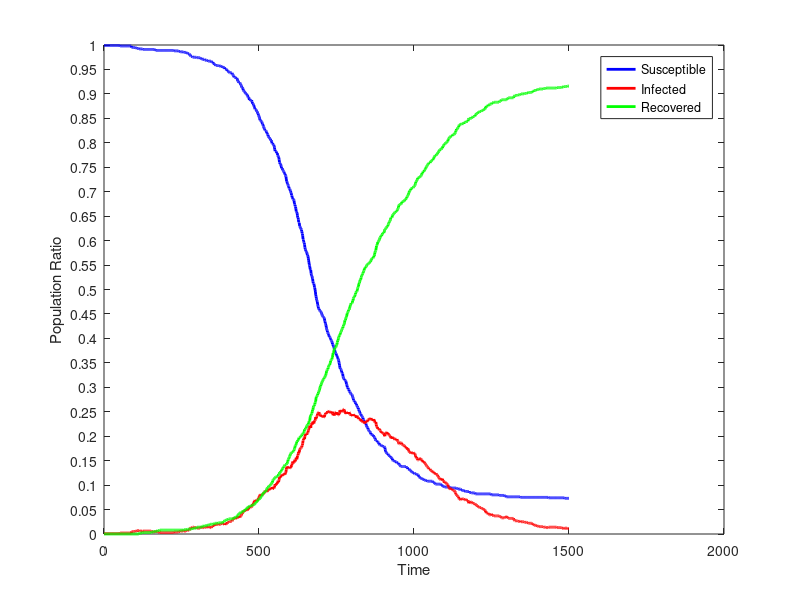

Source code (MATLAB):
dynamics = [
999.0,1.0,0.0;
999.0,1.0,0.0;
999.0,1.0,0.0;
999.0,1.0,0.0;
999.0,1.0,0.0;
999.0,1.0,0.0;
999.0,1.0,0.0;
999.0,1.0,0.0;
999.0,1.0,0.0;
999.0,1.0,0.0;
999.0,1.0,0.0;
999.0,1.0,0.0;
999.0,1.0,0.0;
999.0,1.0,0.0;
999.0,1.0,0.0;
999.0,1.0,0.0;
999.0,1.0,0.0;
999.0,1.0,0.0;
999.0,1.0,0.0;
999.0,1.0,0.0;
999.0,1.0,0.0;
999.0,1.0,0.0;
999.0,1.0,0.0;
999.0,1.0,0.0;
999.0,1.0,0.0;
999.0,1.0,0.0;
999.0,1.0,0.0;
999.0,1.0,0.0;
999.0,1.0,0.0;
999.0,1.0,0.0;
999.0,1.0,0.0;
999.0,1.0,0.0;
999.0,1.0,0.0;
999.0,1.0,0.0;
999.0,1.0,0.0;
999.0,1.0,0.0;
999.0,1.0,0.0;
999.0,1.0,0.0;
999.0,1.0,0.0;
999.0,1.0,0.0;
999.0,1.0,0.0;
999.0,1.0,0.0;
999.0,1.0,0.0;
999.0,1.0,0.0;
999.0,1.0,0.0;
999.0,1.0,0.0;
999.0,1.0,0.0;
999.0,1.0,0.0;
999.0,1.0,0.0;
999.0,1.0,0.0;
999.0,1.0,0.0;
999.0,1.0,0.0;
998.0,2.0,0.0;
998.0,2.0,0.0;
998.0,2.0,0.0;
998.0,2.0,0.0;
998.0,2.0,0.0;
998.0,2.0,0.0;
998.0,2.0,0.0;
998.0,2.0,0.0;
998.0,2.0,0.0;
998.0,2.0,0.0;
998.0,2.0,0.0;
998.0,2.0,0.0;
998.0,2.0,0.0;
998.0,2.0,0.0;
998.0,2.0,0.0;
998.0,2.0,0.0;
998.0,2.0,0.0;
998.0,2.0,0.0;
998.0,2.0,0.0;
998.0,2.0,0.0;
998.0,2.0,0.0;
998.0,2.0,0.0;
998.0,2.0,0.0;
998.0,2.0,0.0;
998.0,2.0,0.0;
998.0,2.0,0.0;
998.0,2.0,0.0;
998.0,2.0,0.0;
998.0,2.0,0.0;
998.0,2.0,0.0;
998.0,2.0,0.0;
998.0,2.0,0.0;
998.0,2.0,0.0;
998.0,2.0,0.0;
998.0,2.0,0.0;
998.0,2.0,0.0;
998.0,2.0,0.0;
995.0,5.0,0.0;
995.0,5.0,0.0;
995.0,5.0,0.0;
995.0,5.0,0.0;
995.0,5.0,0.0;
995.0,5.0,0.0;
995.0,5.0,0.0;
995.0,5.0,0.0;
995.0,5.0,0.0;
995.0,5.0,0.0;
995.0,5.0,0.0;
995.0,5.0,0.0;
995.0,5.0,0.0;
994.0,6.0,0.0;
994.0,6.0,0.0;
994.0,6.0,0.0;
994.0,6.0,0.0;
993.0,7.0,0.0;
993.0,7.0,0.0;
993.0,7.0,0.0;
993.0,7.0,0.0;
993.0,7.0,0.0;
993.0,7.0,0.0;
993.0,7.0,0.0;
992.0,7.0,1.0;
992.0,6.0,2.0;
992.0,6.0,2.0;
992.0,6.0,2.0;
992.0,6.0,2.0;
992.0,6.0,2.0;
992.0,6.0,2.0;
992.0,6.0,2.0;
992.0,6.0,2.0;
992.0,6.0,2.0;
992.0,6.0,2.0;
992.0,5.0,3.0;
991.0,6.0,3.0;
991.0,6.0,3.0;
991.0,6.0,3.0;
991.0,6.0,3.0;
991.0,6.0,3.0;
991.0,6.0,3.0;
991.0,6.0,3.0;
991.0,6.0,3.0;
991.0,6.0,3.0;
991.0,6.0,3.0;
991.0,6.0,3.0;
991.0,6.0,3.0;
991.0,6.0,3.0;
991.0,6.0,3.0;
991.0,6.0,3.0;
991.0,6.0,3.0;
991.0,6.0,3.0;
991.0,6.0,3.0;
991.0,6.0,3.0;
991.0,6.0,3.0;
991.0,6.0,3.0;
991.0,6.0,3.0;
991.0,6.0,3.0;
991.0,6.0,3.0;
991.0,6.0,3.0;
991.0,6.0,3.0;
991.0,6.0,3.0;
991.0,6.0,3.0;
991.0,5.0,4.0;
991.0,5.0,4.0;
991.0,5.0,4.0;
991.0,5.0,4.0;
991.0,5.0,4.0;
991.0,5.0,4.0;
991.0,5.0,4.0;
991.0,4.0,5.0;
991.0,4.0,5.0;
991.0,4.0,5.0;
991.0,4.0,5.0;
990.0,5.0,5.0;
990.0,5.0,5.0;
990.0,5.0,5.0;
989.0,6.0,5.0;
989.0,5.0,6.0;
989.0,5.0,6.0;
989.0,5.0,6.0;
989.0,5.0,6.0;
989.0,5.0,6.0;
989.0,5.0,6.0;
989.0,4.0,7.0;
989.0,4.0,7.0;
989.0,4.0,7.0;
989.0,4.0,7.0;
989.0,4.0,7.0;
989.0,4.0,7.0;
989.0,3.0,8.0;
989.0,3.0,8.0;
989.0,3.0,8.0;
989.0,3.0,8.0;
989.0,3.0,8.0;
989.0,3.0,8.0;
989.0,3.0,8.0;
989.0,3.0,8.0;
989.0,3.0,8.0;
989.0,3.0,8.0;
989.0,3.0,8.0;
989.0,3.0,8.0;
989.0,3.0,8.0;
989.0,3.0,8.0;
989.0,3.0,8.0;
989.0,3.0,8.0;
989.0,3.0,8.0;
989.0,3.0,8.0;
989.0,3.0,8.0;
989.0,3.0,8.0;
989.0,3.0,8.0;
989.0,3.0,8.0;
989.0,3.0,8.0;
989.0,3.0,8.0;
989.0,3.0,8.0;
989.0,3.0,8.0;
989.0,3.0,8.0;
989.0,3.0,8.0;
989.0,3.0,8.0;
989.0,3.0,8.0;
989.0,3.0,8.0;
989.0,3.0,8.0;
989.0,3.0,8.0;
989.0,3.0,8.0;
989.0,3.0,8.0;
989.0,3.0,8.0;
989.0,3.0,8.0;
989.0,3.0,8.0;
989.0,3.0,8.0;
989.0,3.0,8.0;
989.0,3.0,8.0;
989.0,3.0,8.0;
989.0,3.0,8.0;
989.0,3.0,8.0;
989.0,3.0,8.0;
989.0,3.0,8.0;
988.0,4.0,8.0;
988.0,4.0,8.0;
988.0,4.0,8.0;
988.0,4.0,8.0;
988.0,4.0,8.0;
988.0,4.0,8.0;
988.0,4.0,8.0;
988.0,4.0,8.0;
988.0,4.0,8.0;
988.0,4.0,8.0;
988.0,4.0,8.0;
988.0,4.0,8.0;
988.0,4.0,8.0;
988.0,4.0,8.0;
988.0,4.0,8.0;
987.0,5.0,8.0;
987.0,5.0,8.0;
987.0,5.0,8.0;
987.0,5.0,8.0;
987.0,5.0,8.0;
986.0,6.0,8.0;
986.0,6.0,8.0;
986.0,6.0,8.0;
986.0,6.0,8.0;
986.0,6.0,8.0;
986.0,6.0,8.0;
986.0,6.0,8.0;
986.0,6.0,8.0;
986.0,6.0,8.0;
986.0,6.0,8.0;
986.0,6.0,8.0;
985.0,7.0,8.0;
985.0,6.0,9.0;
985.0,6.0,9.0;
985.0,6.0,9.0;
985.0,6.0,9.0;
985.0,6.0,9.0;
985.0,6.0,9.0;
985.0,6.0,9.0;
985.0,6.0,9.0;
984.0,7.0,9.0;
984.0,7.0,9.0;
984.0,7.0,9.0;
983.0,8.0,9.0;
983.0,7.0,10.0;
982.0,8.0,10.0;
982.0,8.0,10.0;
982.0,8.0,10.0;
982.0,8.0,10.0;
982.0,8.0,10.0;
981.0,9.0,10.0;
980.0,10.0,10.0;
979.0,11.0,10.0;
978.0,12.0,10.0;
977.0,13.0,10.0;
977.0,13.0,10.0;
977.0,13.0,10.0;
977.0,12.0,11.0;
977.0,12.0,11.0;
976.0,13.0,11.0;
975.0,14.0,11.0;
975.0,14.0,11.0;
975.0,14.0,11.0;
975.0,14.0,11.0;
975.0,14.0,11.0;
975.0,13.0,12.0;
975.0,13.0,12.0;
975.0,13.0,12.0;
975.0,13.0,12.0;
975.0,13.0,12.0;
975.0,13.0,12.0;
975.0,13.0,12.0;
975.0,13.0,12.0;
974.0,13.0,13.0;
974.0,12.0,14.0;
974.0,12.0,14.0;
974.0,12.0,14.0;
974.0,12.0,14.0;
974.0,12.0,14.0;
974.0,12.0,14.0;
974.0,12.0,14.0;
974.0,12.0,14.0;
974.0,12.0,14.0;
974.0,12.0,14.0;
974.0,12.0,14.0;
973.0,13.0,14.0;
973.0,13.0,14.0;
972.0,14.0,14.0;
972.0,14.0,14.0;
971.0,15.0,14.0;
971.0,14.0,15.0;
971.0,13.0,16.0;
971.0,13.0,16.0;
971.0,13.0,16.0;
971.0,13.0,16.0;
971.0,13.0,16.0;
971.0,13.0,16.0;
971.0,13.0,16.0;
970.0,14.0,16.0;
969.0,14.0,17.0;
969.0,14.0,17.0;
969.0,14.0,17.0;
969.0,14.0,17.0;
969.0,14.0,17.0;
969.0,14.0,17.0;
969.0,14.0,17.0;
968.0,15.0,17.0;
968.0,14.0,18.0;
968.0,14.0,18.0;
968.0,14.0,18.0;
967.0,15.0,18.0;
967.0,15.0,18.0;
967.0,14.0,19.0;
967.0,14.0,19.0;
967.0,14.0,19.0;
967.0,14.0,19.0;
967.0,13.0,20.0;
967.0,13.0,20.0;
967.0,13.0,20.0;
967.0,13.0,20.0;
966.0,14.0,20.0;
966.0,14.0,20.0;
965.0,15.0,20.0;
965.0,15.0,20.0;
965.0,15.0,20.0;
965.0,15.0,20.0;
963.0,17.0,20.0;
963.0,17.0,20.0;
962.0,17.0,21.0;
962.0,17.0,21.0;
960.0,19.0,21.0;
960.0,18.0,22.0;
960.0,18.0,22.0;
959.0,19.0,22.0;
959.0,19.0,22.0;
958.0,20.0,22.0;
958.0,20.0,22.0;
958.0,20.0,22.0;
958.0,20.0,22.0;
958.0,20.0,22.0;
958.0,20.0,22.0;
958.0,20.0,22.0;
958.0,20.0,22.0;
958.0,19.0,23.0;
958.0,19.0,23.0;
957.0,20.0,23.0;
957.0,20.0,23.0;
957.0,20.0,23.0;
957.0,20.0,23.0;
957.0,20.0,23.0;
957.0,20.0,23.0;
957.0,20.0,23.0;
956.0,21.0,23.0;
956.0,21.0,23.0;
956.0,21.0,23.0;
956.0,21.0,23.0;
955.0,22.0,23.0;
955.0,22.0,23.0;
955.0,21.0,24.0;
954.0,21.0,25.0;
954.0,21.0,25.0;
954.0,21.0,25.0;
954.0,20.0,26.0;
954.0,19.0,27.0;
951.0,21.0,28.0;
951.0,21.0,28.0;
951.0,21.0,28.0;
951.0,20.0,29.0;
951.0,20.0,29.0;
950.0,21.0,29.0;
950.0,21.0,29.0;
949.0,22.0,29.0;
947.0,24.0,29.0;
947.0,24.0,29.0;
947.0,24.0,29.0;
946.0,24.0,30.0;
945.0,24.0,31.0;
945.0,24.0,31.0;
944.0,25.0,31.0;
943.0,26.0,31.0;
943.0,26.0,31.0;
943.0,26.0,31.0;
943.0,26.0,31.0;
943.0,26.0,31.0;
943.0,26.0,31.0;
943.0,26.0,31.0;
943.0,26.0,31.0;
943.0,26.0,31.0;
941.0,28.0,31.0;
940.0,29.0,31.0;
939.0,30.0,31.0;
938.0,31.0,31.0;
937.0,32.0,31.0;
935.0,32.0,33.0;
934.0,33.0,33.0;
934.0,32.0,34.0;
934.0,32.0,34.0;
934.0,32.0,34.0;
934.0,32.0,34.0;
934.0,31.0,35.0;
933.0,32.0,35.0;
932.0,33.0,35.0;
932.0,33.0,35.0;
932.0,32.0,36.0;
930.0,34.0,36.0;
927.0,36.0,37.0;
926.0,36.0,38.0;
926.0,34.0,40.0;
925.0,34.0,41.0;
923.0,36.0,41.0;
923.0,35.0,42.0;
923.0,35.0,42.0;
923.0,34.0,43.0;
922.0,35.0,43.0;
921.0,36.0,43.0;
919.0,37.0,44.0;
918.0,37.0,45.0;
917.0,38.0,45.0;
915.0,40.0,45.0;
913.0,42.0,45.0;
913.0,42.0,45.0;
913.0,42.0,45.0;
911.0,44.0,45.0;
908.0,47.0,45.0;
907.0,47.0,46.0;
906.0,46.0,48.0;
905.0,47.0,48.0;
905.0,47.0,48.0;
904.0,48.0,48.0;
903.0,48.0,49.0;
901.0,48.0,51.0;
901.0,48.0,51.0;
900.0,49.0,51.0;
900.0,49.0,51.0;
900.0,48.0,52.0;
899.0,49.0,52.0;
897.0,51.0,52.0;
897.0,49.0,54.0;
895.0,50.0,55.0;
893.0,52.0,55.0;
893.0,51.0,56.0;
893.0,51.0,56.0;
890.0,54.0,56.0;
888.0,56.0,56.0;
888.0,55.0,57.0;
888.0,55.0,57.0;
887.0,56.0,57.0;
887.0,56.0,57.0;
887.0,55.0,58.0;
887.0,55.0,58.0;
887.0,55.0,58.0;
885.0,56.0,59.0;
884.0,57.0,59.0;
880.0,61.0,59.0;
880.0,61.0,59.0;
880.0,61.0,59.0;
878.0,63.0,59.0;
877.0,63.0,60.0;
875.0,65.0,60.0;
873.0,67.0,60.0;
871.0,68.0,61.0;
869.0,69.0,62.0;
869.0,68.0,63.0;
869.0,67.0,64.0;
868.0,68.0,64.0;
867.0,69.0,64.0;
866.0,68.0,66.0;
864.0,70.0,66.0;
864.0,70.0,66.0;
862.0,70.0,68.0;
860.0,70.0,70.0;
860.0,70.0,70.0;
857.0,73.0,70.0;
856.0,73.0,71.0;
854.0,75.0,71.0;
852.0,77.0,71.0;
850.0,78.0,72.0;
847.0,80.0,73.0;
846.0,81.0,73.0;
846.0,80.0,74.0;
845.0,80.0,75.0;
844.0,79.0,77.0;
844.0,79.0,77.0;
843.0,80.0,77.0;
841.0,80.0,79.0;
839.0,80.0,81.0;
838.0,81.0,81.0;
836.0,81.0,83.0;
834.0,83.0,83.0;
833.0,84.0,83.0;
831.0,83.0,86.0;
829.0,85.0,86.0;
828.0,86.0,86.0;
826.0,87.0,87.0;
825.0,88.0,87.0;
825.0,88.0,87.0;
825.0,87.0,88.0;
824.0,87.0,89.0;
823.0,87.0,90.0;
820.0,89.0,91.0;
820.0,87.0,93.0;
818.0,87.0,95.0;
817.0,88.0,95.0;
816.0,89.0,95.0;
813.0,91.0,96.0;
812.0,91.0,97.0;
811.0,92.0,97.0;
811.0,90.0,99.0;
809.0,92.0,99.0;
809.0,92.0,99.0;
808.0,92.0,100.0;
807.0,93.0,100.0;
805.0,94.0,101.0;
805.0,93.0,102.0;
805.0,92.0,103.0;
802.0,94.0,104.0;
799.0,96.0,105.0;
799.0,96.0,105.0;
799.0,92.0,109.0;
797.0,93.0,110.0;
796.0,93.0,111.0;
796.0,93.0,111.0;
795.0,93.0,112.0;
793.0,94.0,113.0;
790.0,96.0,114.0;
786.0,99.0,115.0;
783.0,102.0,115.0;
783.0,101.0,116.0;
783.0,100.0,117.0;
782.0,101.0,117.0;
782.0,101.0,117.0;
779.0,104.0,117.0;
779.0,103.0,118.0;
779.0,103.0,118.0;
775.0,107.0,118.0;
774.0,108.0,118.0;
772.0,108.0,120.0;
772.0,106.0,122.0;
769.0,109.0,122.0;
766.0,111.0,123.0;
760.0,116.0,124.0;
759.0,115.0,126.0;
757.0,117.0,126.0;
757.0,117.0,126.0;
756.0,116.0,128.0;
753.0,119.0,128.0;
751.0,120.0,129.0;
748.0,121.0,131.0;
748.0,121.0,131.0;
748.0,119.0,133.0;
745.0,121.0,134.0;
744.0,121.0,135.0;
743.0,122.0,135.0;
742.0,121.0,137.0;
741.0,121.0,138.0;
740.0,122.0,138.0;
738.0,123.0,139.0;
736.0,124.0,140.0;
736.0,122.0,142.0;
734.0,124.0,142.0;
733.0,125.0,142.0;
731.0,127.0,142.0;
726.0,132.0,142.0;
721.0,136.0,143.0;
721.0,135.0,144.0;
718.0,138.0,144.0;
716.0,137.0,147.0;
715.0,136.0,149.0;
713.0,135.0,152.0;
712.0,135.0,153.0;
710.0,136.0,154.0;
707.0,137.0,156.0;
706.0,136.0,158.0;
706.0,135.0,159.0;
704.0,136.0,160.0;
702.0,135.0,163.0;
701.0,135.0,164.0;
698.0,137.0,165.0;
697.0,137.0,166.0;
693.0,141.0,166.0;
692.0,141.0,167.0;
689.0,144.0,167.0;
687.0,146.0,167.0;
685.0,148.0,167.0;
685.0,146.0,169.0;
685.0,145.0,170.0;
684.0,146.0,170.0;
682.0,146.0,172.0;
677.0,150.0,173.0;
674.0,151.0,175.0;
673.0,149.0,178.0;
670.0,149.0,181.0;
669.0,150.0,181.0;
665.0,153.0,182.0;
660.0,156.0,184.0;
658.0,156.0,186.0;
658.0,153.0,189.0;
656.0,155.0,189.0;
651.0,160.0,189.0;
647.0,161.0,192.0;
647.0,161.0,192.0;
643.0,165.0,192.0;
638.0,168.0,194.0;
637.0,166.0,197.0;
636.0,167.0,197.0;
630.0,173.0,197.0;
629.0,173.0,198.0;
627.0,175.0,198.0;
625.0,176.0,199.0;
625.0,176.0,199.0;
623.0,176.0,201.0;
622.0,177.0,201.0;
619.0,178.0,203.0;
615.0,181.0,204.0;
614.0,182.0,204.0;
610.0,185.0,205.0;
603.0,191.0,206.0;
602.0,192.0,206.0;
599.0,195.0,206.0;
596.0,196.0,208.0;
595.0,195.0,210.0;
592.0,194.0,214.0;
586.0,200.0,214.0;
583.0,203.0,214.0;
582.0,202.0,216.0;
579.0,205.0,216.0;
578.0,205.0,217.0;
576.0,204.0,220.0;
576.0,203.0,221.0;
573.0,205.0,222.0;
571.0,206.0,223.0;
570.0,206.0,224.0;
568.0,208.0,224.0;
564.0,212.0,224.0;
560.0,213.0,227.0;
556.0,215.0,229.0;
552.0,217.0,231.0;
549.0,220.0,231.0;
546.0,221.0,233.0;
542.0,219.0,239.0;
540.0,219.0,241.0;
540.0,217.0,243.0;
533.0,224.0,243.0;
530.0,225.0,245.0;
528.0,226.0,246.0;
527.0,226.0,247.0;
524.0,225.0,251.0;
522.0,224.0,254.0;
516.0,230.0,254.0;
513.0,228.0,259.0;
512.0,227.0,261.0;
512.0,226.0,262.0;
509.0,229.0,262.0;
504.0,232.0,264.0;
503.0,232.0,265.0;
499.0,232.0,269.0;
495.0,235.0,270.0;
489.0,239.0,272.0;
486.0,236.0,278.0;
482.0,237.0,281.0;
479.0,240.0,281.0;
477.0,241.0,282.0;
475.0,242.0,283.0;
470.0,246.0,284.0;
467.0,246.0,287.0;
465.0,248.0,287.0;
461.0,249.0,290.0;
460.0,249.0,291.0;
460.0,247.0,293.0;
458.0,247.0,295.0;
457.0,246.0,297.0;
456.0,244.0,300.0;
456.0,242.0,302.0;
455.0,243.0,302.0;
454.0,240.0,306.0;
453.0,241.0,306.0;
451.0,241.0,308.0;
449.0,241.0,310.0;
447.0,241.0,312.0;
446.0,242.0,312.0;
445.0,241.0,314.0;
444.0,240.0,316.0;
444.0,239.0,317.0;
443.0,240.0,317.0;
442.0,239.0,319.0;
441.0,239.0,320.0;
436.0,244.0,320.0;
434.0,244.0,322.0;
431.0,245.0,324.0;
429.0,247.0,324.0;
427.0,246.0,327.0;
423.0,248.0,329.0;
420.0,247.0,333.0;
418.0,248.0,334.0;
416.0,248.0,336.0;
413.0,251.0,336.0;
412.0,251.0,337.0;
410.0,250.0,340.0;
409.0,250.0,341.0;
407.0,250.0,343.0;
405.0,250.0,345.0;
403.0,251.0,346.0;
403.0,251.0,346.0;
402.0,250.0,348.0;
401.0,249.0,350.0;
399.0,247.0,354.0;
397.0,248.0,355.0;
396.0,248.0,356.0;
395.0,249.0,356.0;
394.0,249.0,357.0;
392.0,248.0,360.0;
388.0,250.0,362.0;
387.0,247.0,366.0;
387.0,243.0,370.0;
385.0,245.0,370.0;
383.0,245.0,372.0;
381.0,243.0,376.0;
378.0,244.0,378.0;
377.0,243.0,380.0;
374.0,245.0,381.0;
371.0,248.0,381.0;
370.0,249.0,381.0;
369.0,249.0,382.0;
369.0,247.0,384.0;
366.0,248.0,386.0;
364.0,249.0,387.0;
364.0,245.0,391.0;
362.0,246.0,392.0;
360.0,244.0,396.0;
358.0,246.0,396.0;
357.0,243.0,400.0;
355.0,243.0,402.0;
351.0,246.0,403.0;
348.0,246.0,406.0;
345.0,248.0,407.0;
340.0,253.0,407.0;
338.0,253.0,409.0;
338.0,250.0,412.0;
337.0,250.0,413.0;
336.0,250.0,414.0;
334.0,250.0,416.0;
331.0,251.0,418.0;
329.0,252.0,419.0;
329.0,251.0,420.0;
328.0,251.0,421.0;
322.0,254.0,424.0;
320.0,255.0,425.0;
318.0,255.0,427.0;
317.0,255.0,428.0;
317.0,253.0,430.0;
315.0,253.0,432.0;
315.0,248.0,437.0;
314.0,249.0,437.0;
314.0,248.0,438.0;
313.0,246.0,441.0;
311.0,246.0,443.0;
307.0,249.0,444.0;
306.0,248.0,446.0;
303.0,247.0,450.0;
300.0,248.0,452.0;
299.0,248.0,453.0;
299.0,247.0,454.0;
296.0,249.0,455.0;
296.0,246.0,458.0;
295.0,246.0,459.0;
292.0,249.0,459.0;
291.0,248.0,461.0;
291.0,245.0,464.0;
289.0,245.0,466.0;
288.0,244.0,468.0;
287.0,244.0,469.0;
286.0,242.0,472.0;
286.0,242.0,472.0;
285.0,243.0,472.0;
285.0,243.0,472.0;
283.0,244.0,473.0;
281.0,242.0,477.0;
279.0,244.0,477.0;
277.0,242.0,481.0;
274.0,244.0,482.0;
273.0,243.0,484.0;
272.0,243.0,485.0;
272.0,243.0,485.0;
270.0,243.0,487.0;
270.0,241.0,489.0;
269.0,241.0,490.0;
266.0,241.0,493.0;
266.0,240.0,494.0;
266.0,238.0,496.0;
263.0,241.0,496.0;
262.0,242.0,496.0;
261.0,240.0,499.0;
259.0,239.0,502.0;
258.0,238.0,504.0;
258.0,237.0,505.0;
255.0,238.0,507.0;
254.0,235.0,511.0;
252.0,235.0,513.0;
251.0,235.0,514.0;
249.0,235.0,516.0;
247.0,234.0,519.0;
246.0,234.0,520.0;
245.0,235.0,520.0;
245.0,231.0,524.0;
242.0,233.0,525.0;
241.0,232.0,527.0;
241.0,230.0,529.0;
240.0,230.0,530.0;
239.0,229.0,532.0;
238.0,229.0,533.0;
235.0,231.0,534.0;
234.0,229.0,537.0;
233.0,229.0,538.0;
231.0,230.0,539.0;
230.0,228.0,542.0;
230.0,226.0,544.0;
229.0,227.0,544.0;
227.0,229.0,544.0;
226.0,228.0,546.0;
226.0,228.0,546.0;
222.0,231.0,547.0;
220.0,231.0,549.0;
220.0,230.0,550.0;
218.0,231.0,551.0;
218.0,230.0,552.0;
217.0,231.0,552.0;
214.0,234.0,552.0;
213.0,234.0,553.0;
212.0,235.0,553.0;
211.0,235.0,554.0;
210.0,236.0,554.0;
210.0,235.0,555.0;
209.0,235.0,556.0;
208.0,235.0,557.0;
207.0,236.0,557.0;
204.0,237.0,559.0;
204.0,235.0,561.0;
203.0,234.0,563.0;
203.0,234.0,563.0;
203.0,233.0,564.0;
203.0,233.0,564.0;
202.0,234.0,564.0;
202.0,234.0,564.0;
202.0,232.0,566.0;
199.0,235.0,566.0;
199.0,232.0,569.0;
198.0,233.0,569.0;
197.0,231.0,572.0;
196.0,228.0,576.0;
194.0,228.0,578.0;
193.0,228.0,579.0;
191.0,229.0,580.0;
191.0,224.0,585.0;
191.0,220.0,589.0;
191.0,219.0,590.0;
190.0,219.0,591.0;
188.0,219.0,593.0;
188.0,215.0,597.0;
188.0,215.0,597.0;
187.0,215.0,598.0;
186.0,215.0,599.0;
186.0,214.0,600.0;
183.0,215.0,602.0;
182.0,214.0,604.0;
182.0,212.0,606.0;
182.0,212.0,606.0;
182.0,211.0,607.0;
182.0,209.0,609.0;
182.0,208.0,610.0;
181.0,209.0,610.0;
181.0,207.0,612.0;
180.0,208.0,612.0;
180.0,207.0,613.0;
179.0,206.0,615.0;
179.0,206.0,615.0;
179.0,205.0,616.0;
179.0,205.0,616.0;
179.0,205.0,616.0;
179.0,203.0,618.0;
178.0,201.0,621.0;
177.0,200.0,623.0;
173.0,204.0,623.0;
170.0,206.0,624.0;
168.0,207.0,625.0;
167.0,207.0,626.0;
166.0,208.0,626.0;
165.0,208.0,627.0;
165.0,206.0,629.0;
164.0,207.0,629.0;
164.0,207.0,629.0;
164.0,204.0,632.0;
162.0,205.0,633.0;
161.0,204.0,635.0;
161.0,203.0,636.0;
160.0,202.0,638.0;
159.0,202.0,639.0;
159.0,201.0,640.0;
159.0,200.0,641.0;
157.0,200.0,643.0;
157.0,197.0,646.0;
157.0,196.0,647.0;
156.0,197.0,647.0;
156.0,197.0,647.0;
154.0,199.0,647.0;
154.0,195.0,651.0;
151.0,196.0,653.0;
150.0,197.0,653.0;
150.0,197.0,653.0;
150.0,196.0,654.0;
149.0,196.0,655.0;
149.0,195.0,656.0;
149.0,194.0,657.0;
149.0,193.0,658.0;
148.0,194.0,658.0;
148.0,194.0,658.0;
148.0,194.0,658.0;
148.0,192.0,660.0;
148.0,192.0,660.0;
146.0,194.0,660.0;
145.0,194.0,661.0;
145.0,192.0,663.0;
145.0,191.0,664.0;
145.0,190.0,665.0;
145.0,189.0,666.0;
145.0,187.0,668.0;
143.0,185.0,672.0;
143.0,184.0,673.0;
142.0,184.0,674.0;
141.0,185.0,674.0;
140.0,186.0,674.0;
139.0,187.0,674.0;
138.0,187.0,675.0;
138.0,187.0,675.0;
138.0,187.0,675.0;
138.0,186.0,676.0;
138.0,183.0,679.0;
138.0,183.0,679.0;
138.0,182.0,680.0;
138.0,182.0,680.0;
138.0,182.0,680.0;
138.0,182.0,680.0;
138.0,181.0,681.0;
138.0,181.0,681.0;
138.0,181.0,681.0;
138.0,180.0,682.0;
138.0,178.0,684.0;
138.0,178.0,684.0;
138.0,178.0,684.0;
138.0,176.0,686.0;
137.0,177.0,686.0;
136.0,177.0,687.0;
136.0,175.0,689.0;
136.0,174.0,690.0;
136.0,173.0,691.0;
133.0,175.0,692.0;
133.0,174.0,693.0;
133.0,173.0,694.0;
133.0,170.0,697.0;
133.0,169.0,698.0;
132.0,167.0,701.0;
131.0,167.0,702.0;
131.0,167.0,702.0;
130.0,167.0,703.0;
130.0,167.0,703.0;
129.0,165.0,706.0;
128.0,166.0,706.0;
127.0,166.0,707.0;
127.0,166.0,707.0;
126.0,166.0,708.0;
126.0,166.0,708.0;
126.0,166.0,708.0;
125.0,167.0,708.0;
125.0,166.0,709.0;
125.0,165.0,710.0;
125.0,164.0,711.0;
124.0,165.0,711.0;
123.0,165.0,712.0;
123.0,164.0,713.0;
123.0,162.0,715.0;
123.0,160.0,717.0;
123.0,157.0,720.0;
123.0,156.0,721.0;
122.0,157.0,721.0;
122.0,155.0,723.0;
122.0,154.0,724.0;
121.0,154.0,725.0;
121.0,151.0,728.0;
121.0,151.0,728.0;
121.0,151.0,728.0;
119.0,152.0,729.0;
117.0,154.0,729.0;
117.0,154.0,729.0;
116.0,154.0,730.0;
115.0,155.0,730.0;
115.0,154.0,731.0;
114.0,154.0,732.0;
114.0,154.0,732.0;
114.0,153.0,733.0;
114.0,152.0,734.0;
113.0,152.0,735.0;
113.0,149.0,738.0;
113.0,149.0,738.0;
112.0,150.0,738.0;
112.0,147.0,741.0;
112.0,147.0,741.0;
112.0,147.0,741.0;
111.0,148.0,741.0;
110.0,146.0,744.0;
110.0,146.0,744.0;
110.0,145.0,745.0;
110.0,144.0,746.0;
110.0,144.0,746.0;
110.0,142.0,748.0;
109.0,141.0,750.0;
109.0,140.0,751.0;
109.0,139.0,752.0;
109.0,138.0,753.0;
108.0,138.0,754.0;
108.0,137.0,755.0;
108.0,136.0,756.0;
108.0,135.0,757.0;
108.0,135.0,757.0;
108.0,133.0,759.0;
108.0,133.0,759.0;
108.0,133.0,759.0;
108.0,133.0,759.0;
108.0,133.0,759.0;
108.0,131.0,761.0;
108.0,130.0,762.0;
108.0,130.0,762.0;
108.0,129.0,763.0;
108.0,129.0,763.0;
108.0,128.0,764.0;
108.0,127.0,765.0;
107.0,128.0,765.0;
107.0,128.0,765.0;
106.0,127.0,767.0;
106.0,127.0,767.0;
106.0,125.0,769.0;
105.0,124.0,771.0;
104.0,124.0,772.0;
104.0,124.0,772.0;
103.0,123.0,774.0;
102.0,124.0,774.0;
102.0,124.0,774.0;
102.0,124.0,774.0;
102.0,122.0,776.0;
102.0,122.0,776.0;
102.0,121.0,777.0;
102.0,121.0,777.0;
102.0,120.0,778.0;
102.0,118.0,780.0;
102.0,118.0,780.0;
102.0,116.0,782.0;
102.0,115.0,783.0;
102.0,115.0,783.0;
102.0,114.0,784.0;
102.0,112.0,786.0;
102.0,112.0,786.0;
102.0,112.0,786.0;
102.0,111.0,787.0;
101.0,112.0,787.0;
101.0,112.0,787.0;
100.0,112.0,788.0;
100.0,111.0,789.0;
99.0,112.0,789.0;
98.0,113.0,789.0;
98.0,109.0,793.0;
98.0,109.0,793.0;
97.0,109.0,794.0;
97.0,108.0,795.0;
97.0,107.0,796.0;
97.0,105.0,798.0;
96.0,106.0,798.0;
96.0,106.0,798.0;
96.0,106.0,798.0;
96.0,105.0,799.0;
96.0,104.0,800.0;
96.0,104.0,800.0;
96.0,103.0,801.0;
96.0,102.0,802.0;
96.0,102.0,802.0;
96.0,102.0,802.0;
96.0,101.0,803.0;
96.0,98.0,806.0;
96.0,96.0,808.0;
96.0,95.0,809.0;
96.0,95.0,809.0;
96.0,94.0,810.0;
96.0,93.0,811.0;
96.0,92.0,812.0;
95.0,93.0,812.0;
95.0,92.0,813.0;
95.0,91.0,814.0;
94.0,92.0,814.0;
94.0,92.0,814.0;
94.0,92.0,814.0;
94.0,92.0,814.0;
94.0,90.0,816.0;
94.0,90.0,816.0;
94.0,90.0,816.0;
94.0,89.0,817.0;
94.0,89.0,817.0;
94.0,89.0,817.0;
94.0,89.0,817.0;
94.0,88.0,818.0;
94.0,87.0,819.0;
94.0,85.0,821.0;
94.0,84.0,822.0;
94.0,82.0,824.0;
94.0,81.0,825.0;
93.0,79.0,828.0;
93.0,79.0,828.0;
93.0,79.0,828.0;
93.0,78.0,829.0;
93.0,77.0,830.0;
92.0,77.0,831.0;
92.0,76.0,832.0;
92.0,76.0,832.0;
92.0,73.0,835.0;
92.0,71.0,837.0;
92.0,71.0,837.0;
92.0,71.0,837.0;
92.0,70.0,838.0;
92.0,70.0,838.0;
91.0,71.0,838.0;
90.0,72.0,838.0;
90.0,72.0,838.0;
90.0,71.0,839.0;
90.0,71.0,839.0;
89.0,72.0,839.0;
89.0,72.0,839.0;
89.0,72.0,839.0;
89.0,72.0,839.0;
89.0,72.0,839.0;
88.0,71.0,841.0;
88.0,70.0,842.0;
88.0,70.0,842.0;
88.0,70.0,842.0;
88.0,70.0,842.0;
87.0,71.0,842.0;
87.0,71.0,842.0;
87.0,70.0,843.0;
87.0,70.0,843.0;
87.0,69.0,844.0;
87.0,69.0,844.0;
87.0,69.0,844.0;
87.0,69.0,844.0;
87.0,69.0,844.0;
87.0,66.0,847.0;
87.0,65.0,848.0;
87.0,63.0,850.0;
85.0,65.0,850.0;
85.0,65.0,850.0;
85.0,65.0,850.0;
85.0,65.0,850.0;
85.0,65.0,850.0;
85.0,65.0,850.0;
85.0,65.0,850.0;
84.0,66.0,850.0;
84.0,66.0,850.0;
84.0,64.0,852.0;
84.0,64.0,852.0;
84.0,63.0,853.0;
84.0,62.0,854.0;
84.0,62.0,854.0;
84.0,62.0,854.0;
84.0,62.0,854.0;
84.0,62.0,854.0;
84.0,62.0,854.0;
84.0,62.0,854.0;
83.0,62.0,855.0;
82.0,61.0,857.0;
82.0,60.0,858.0;
82.0,60.0,858.0;
82.0,59.0,859.0;
82.0,58.0,860.0;
82.0,58.0,860.0;
82.0,58.0,860.0;
82.0,58.0,860.0;
82.0,56.0,862.0;
82.0,56.0,862.0;
82.0,55.0,863.0;
82.0,55.0,863.0;
82.0,55.0,863.0;
82.0,55.0,863.0;
82.0,54.0,864.0;
82.0,54.0,864.0;
82.0,54.0,864.0;
82.0,54.0,864.0;
82.0,54.0,864.0;
82.0,53.0,865.0;
82.0,53.0,865.0;
82.0,52.0,866.0;
82.0,52.0,866.0;
82.0,52.0,866.0;
82.0,51.0,867.0;
82.0,51.0,867.0;
82.0,51.0,867.0;
82.0,50.0,868.0;
82.0,50.0,868.0;
82.0,50.0,868.0;
82.0,49.0,869.0;
82.0,49.0,869.0;
82.0,48.0,870.0;
82.0,45.0,873.0;
82.0,45.0,873.0;
82.0,43.0,875.0;
82.0,43.0,875.0;
82.0,43.0,875.0;
82.0,43.0,875.0;
82.0,43.0,875.0;
82.0,43.0,875.0;
82.0,43.0,875.0;
82.0,41.0,877.0;
82.0,41.0,877.0;
82.0,40.0,878.0;
82.0,39.0,879.0;
82.0,39.0,879.0;
82.0,39.0,879.0;
82.0,39.0,879.0;
82.0,39.0,879.0;
81.0,40.0,879.0;
81.0,40.0,879.0;
80.0,41.0,879.0;
80.0,40.0,880.0;
80.0,38.0,882.0;
80.0,38.0,882.0;
80.0,38.0,882.0;
80.0,38.0,882.0;
80.0,38.0,882.0;
80.0,38.0,882.0;
80.0,37.0,883.0;
80.0,37.0,883.0;
80.0,37.0,883.0;
80.0,37.0,883.0;
80.0,37.0,883.0;
80.0,37.0,883.0;
80.0,37.0,883.0;
80.0,37.0,883.0;
80.0,37.0,883.0;
80.0,37.0,883.0;
80.0,37.0,883.0;
80.0,37.0,883.0;
80.0,37.0,883.0;
80.0,37.0,883.0;
80.0,37.0,883.0;
80.0,37.0,883.0;
80.0,37.0,883.0;
79.0,37.0,884.0;
79.0,36.0,885.0;
79.0,36.0,885.0;
79.0,36.0,885.0;
79.0,36.0,885.0;
79.0,35.0,886.0;
79.0,34.0,887.0;
79.0,33.0,888.0;
79.0,33.0,888.0;
79.0,33.0,888.0;
79.0,33.0,888.0;
79.0,33.0,888.0;
79.0,33.0,888.0;
79.0,33.0,888.0;
79.0,33.0,888.0;
79.0,33.0,888.0;
79.0,33.0,888.0;
78.0,34.0,888.0;
78.0,34.0,888.0;
78.0,34.0,888.0;
78.0,34.0,888.0;
77.0,35.0,888.0;
77.0,35.0,888.0;
76.0,36.0,888.0;
76.0,36.0,888.0;
76.0,35.0,889.0;
76.0,34.0,890.0;
76.0,34.0,890.0;
76.0,33.0,891.0;
76.0,32.0,892.0;
76.0,32.0,892.0;
76.0,32.0,892.0;
76.0,32.0,892.0;
76.0,32.0,892.0;
76.0,32.0,892.0;
76.0,32.0,892.0;
76.0,32.0,892.0;
76.0,32.0,892.0;
76.0,32.0,892.0;
76.0,32.0,892.0;
76.0,32.0,892.0;
76.0,32.0,892.0;
76.0,32.0,892.0;
76.0,32.0,892.0;
76.0,32.0,892.0;
76.0,32.0,892.0;
76.0,32.0,892.0;
76.0,30.0,894.0;
76.0,29.0,895.0;
76.0,28.0,896.0;
76.0,27.0,897.0;
76.0,27.0,897.0;
76.0,27.0,897.0;
76.0,27.0,897.0;
76.0,27.0,897.0;
76.0,27.0,897.0;
76.0,27.0,897.0;
76.0,27.0,897.0;
76.0,27.0,897.0;
76.0,27.0,897.0;
76.0,26.0,898.0;
76.0,26.0,898.0;
76.0,26.0,898.0;
76.0,26.0,898.0;
76.0,26.0,898.0;
76.0,26.0,898.0;
76.0,26.0,898.0;
76.0,25.0,899.0;
75.0,26.0,899.0;
75.0,26.0,899.0;
75.0,25.0,900.0;
75.0,25.0,900.0;
75.0,25.0,900.0;
75.0,25.0,900.0;
75.0,25.0,900.0;
75.0,25.0,900.0;
75.0,25.0,900.0;
75.0,25.0,900.0;
75.0,25.0,900.0;
75.0,25.0,900.0;
75.0,25.0,900.0;
75.0,24.0,901.0;
75.0,24.0,901.0;
75.0,24.0,901.0;
75.0,24.0,901.0;
75.0,24.0,901.0;
75.0,24.0,901.0;
75.0,24.0,901.0;
75.0,24.0,901.0;
75.0,23.0,902.0;
75.0,23.0,902.0;
75.0,23.0,902.0;
75.0,23.0,902.0;
75.0,23.0,902.0;
75.0,22.0,903.0;
75.0,22.0,903.0;
75.0,22.0,903.0;
75.0,22.0,903.0;
75.0,22.0,903.0;
75.0,22.0,903.0;
75.0,22.0,903.0;
75.0,22.0,903.0;
75.0,22.0,903.0;
75.0,22.0,903.0;
75.0,22.0,903.0;
75.0,22.0,903.0;
75.0,21.0,904.0;
75.0,21.0,904.0;
75.0,21.0,904.0;
75.0,19.0,906.0;
75.0,19.0,906.0;
75.0,19.0,906.0;
75.0,18.0,907.0;
75.0,18.0,907.0;
75.0,18.0,907.0;
75.0,18.0,907.0;
75.0,18.0,907.0;
75.0,18.0,907.0;
75.0,18.0,907.0;
75.0,17.0,908.0;
75.0,17.0,908.0;
75.0,17.0,908.0;
75.0,17.0,908.0;
75.0,16.0,909.0;
75.0,16.0,909.0;
75.0,16.0,909.0;
75.0,16.0,909.0;
75.0,16.0,909.0;
75.0,15.0,910.0;
75.0,15.0,910.0;
75.0,15.0,910.0;
75.0,15.0,910.0;
75.0,15.0,910.0;
75.0,15.0,910.0;
75.0,15.0,910.0;
75.0,15.0,910.0;
75.0,15.0,910.0;
75.0,15.0,910.0;
75.0,15.0,910.0;
75.0,15.0,910.0;
75.0,15.0,910.0;
75.0,15.0,910.0;
75.0,14.0,911.0;
75.0,14.0,911.0;
75.0,14.0,911.0;
75.0,14.0,911.0;
75.0,14.0,911.0;
75.0,14.0,911.0;
75.0,14.0,911.0;
75.0,14.0,911.0;
75.0,14.0,911.0;
75.0,13.0,912.0;
75.0,13.0,912.0;
75.0,13.0,912.0;
75.0,13.0,912.0;
75.0,13.0,912.0;
75.0,13.0,912.0;
75.0,13.0,912.0;
75.0,13.0,912.0;
74.0,14.0,912.0;
74.0,14.0,912.0;
74.0,14.0,912.0;
74.0,14.0,912.0;
74.0,14.0,912.0;
74.0,14.0,912.0;
74.0,14.0,912.0;
74.0,14.0,912.0;
74.0,14.0,912.0;
74.0,14.0,912.0;
74.0,14.0,912.0;
74.0,14.0,912.0;
74.0,14.0,912.0;
74.0,14.0,912.0;
74.0,14.0,912.0;
74.0,14.0,912.0;
74.0,14.0,912.0;
74.0,14.0,912.0;
74.0,14.0,912.0;
74.0,14.0,912.0;
74.0,14.0,912.0;
74.0,14.0,912.0;
74.0,14.0,912.0;
74.0,14.0,912.0;
74.0,14.0,912.0;
74.0,14.0,912.0;
74.0,14.0,912.0;
74.0,13.0,913.0;
74.0,13.0,913.0;
74.0,13.0,913.0;
74.0,13.0,913.0;
74.0,13.0,913.0;
74.0,13.0,913.0;
74.0,13.0,913.0;
74.0,13.0,913.0;
74.0,13.0,913.0;
74.0,13.0,913.0;
74.0,13.0,913.0;
74.0,13.0,913.0;
74.0,13.0,913.0;
74.0,13.0,913.0;
74.0,13.0,913.0;
74.0,13.0,913.0;
74.0,12.0,914.0;
74.0,12.0,914.0;
74.0,12.0,914.0;
74.0,12.0,914.0;
74.0,12.0,914.0;
74.0,12.0,914.0;
74.0,11.0,915.0;
74.0,11.0,915.0;
74.0,11.0,915.0;
73.0,12.0,915.0;
73.0,12.0,915.0;
73.0,12.0,915.0;
73.0,12.0,915.0;
73.0,12.0,915.0;
73.0,12.0,915.0;
73.0,12.0,915.0;
73.0,12.0,915.0;
73.0,12.0,915.0;
73.0,11.0,916.0;
73.0,11.0,916.0;
73.0,11.0,916.0;
73.0,11.0,916.0;
73.0,11.0,916.0;
73.0,11.0,916.0;
];
susceptible = dynamics (:, 1);
infected = dynamics (:, 2);
recovered = dynamics (:, 3);
totalPopulation = susceptible(1) + infected(1) + recovered(1);
susceptibleRatio = susceptible ./ totalPopulation;
infectedRatio = infected ./ totalPopulation;
recoveredRatio = recovered ./ totalPopulation;
steps = length (susceptible);
indices = 0 : steps - 1;
figure
plot (indices, susceptibleRatio.', 'color', 'blue', 'linewidth', 2);
hold on
plot (indices, infectedRatio.', 'color', 'red', 'linewidth', 2);
hold on
plot (indices, recoveredRatio.', 'color', 'green', 'linewidth', 2);
set(gca,'YTick',0:0.05:1.0);
xlabel ('Time');
ylabel ('Population Ratio');
legend('Susceptible','Infected', 'Recovered');
